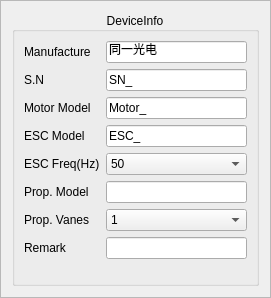
<?xml version="1.0" encoding="UTF-8"?>
<ui version="4.0">
 <class>DeviceInfoConfig</class>
 <widget class="QFrame" name="DeviceInfoConfig">
  <property name="geometry">
   <rect>
    <x>0</x>
    <y>0</y>
    <width>271</width>
    <height>298</height>
   </rect>
  </property>
  <property name="sizePolicy">
   <sizepolicy hsizetype="Minimum" vsizetype="Minimum">
    <horstretch>0</horstretch>
    <verstretch>0</verstretch>
   </sizepolicy>
  </property>
  <property name="windowTitle">
   <string>Frame</string>
  </property>
  <property name="frameShape">
   <enum>QFrame::StyledPanel</enum>
  </property>
  <property name="frameShadow">
   <enum>QFrame::Raised</enum>
  </property>
  <layout class="QVBoxLayout" name="verticalLayout">
   <property name="sizeConstraint">
    <enum>QLayout::SetMinimumSize</enum>
   </property>
   <item>
    <widget class="QGroupBox" name="groupBox">
     <property name="title">
      <string>DeviceInfo</string>
     </property>
     <property name="alignment">
      <set>Qt::AlignCenter</set>
     </property>
     <layout class="QFormLayout" name="formLayout">
      <property name="labelAlignment">
       <set>Qt::AlignLeading|Qt::AlignLeft|Qt::AlignVCenter</set>
      </property>
      <item row="0" column="0">
       <widget class="QLabel" name="label">
        <property name="text">
         <string>Manufacture</string>
        </property>
       </widget>
      </item>
      <item row="0" column="1">
       <widget class="QLineEdit" name="menufacture_LE">
        <property name="sizePolicy">
         <sizepolicy hsizetype="MinimumExpanding" vsizetype="Fixed">
          <horstretch>0</horstretch>
          <verstretch>0</verstretch>
         </sizepolicy>
        </property>
        <property name="text">
         <string>同一光电</string>
        </property>
       </widget>
      </item>
      <item row="1" column="0">
       <widget class="QLabel" name="label_2">
        <property name="text">
         <string>S.N</string>
        </property>
       </widget>
      </item>
      <item row="1" column="1">
       <widget class="QLineEdit" name="SN_LE">
        <property name="sizePolicy">
         <sizepolicy hsizetype="MinimumExpanding" vsizetype="Fixed">
          <horstretch>0</horstretch>
          <verstretch>0</verstretch>
         </sizepolicy>
        </property>
        <property name="text">
         <string>SN_</string>
        </property>
       </widget>
      </item>
      <item row="2" column="0">
       <widget class="QLabel" name="label_4">
        <property name="text">
         <string>Motor Model</string>
        </property>
       </widget>
      </item>
      <item row="2" column="1">
       <widget class="QLineEdit" name="motorModel_LE">
        <property name="sizePolicy">
         <sizepolicy hsizetype="MinimumExpanding" vsizetype="Fixed">
          <horstretch>0</horstretch>
          <verstretch>0</verstretch>
         </sizepolicy>
        </property>
        <property name="text">
         <string>Motor_</string>
        </property>
       </widget>
      </item>
      <item row="3" column="0">
       <widget class="QLabel" name="label_3">
        <property name="text">
         <string>ESC Model</string>
        </property>
       </widget>
      </item>
      <item row="3" column="1">
       <widget class="QLineEdit" name="ESCModel_LE">
        <property name="sizePolicy">
         <sizepolicy hsizetype="MinimumExpanding" vsizetype="Fixed">
          <horstretch>0</horstretch>
          <verstretch>0</verstretch>
         </sizepolicy>
        </property>
        <property name="text">
         <string>ESC_</string>
        </property>
       </widget>
      </item>
      <item row="4" column="0">
       <widget class="QLabel" name="label_6">
        <property name="text">
         <string>ESC Freq(Hz)</string>
        </property>
       </widget>
      </item>
      <item row="4" column="1">
       <widget class="QComboBox" name="ESCFreq_combox">
        <property name="sizePolicy">
         <sizepolicy hsizetype="MinimumExpanding" vsizetype="Fixed">
          <horstretch>0</horstretch>
          <verstretch>0</verstretch>
         </sizepolicy>
        </property>
        <item>
         <property name="text">
          <string>50</string>
         </property>
        </item>
        <item>
         <property name="text">
          <string>400</string>
         </property>
        </item>
       </widget>
      </item>
      <item row="5" column="0">
       <widget class="QLabel" name="label_5">
        <property name="text">
         <string>Prop. Model</string>
        </property>
       </widget>
      </item>
      <item row="5" column="1">
       <widget class="QLineEdit" name="propModel_LE">
        <property name="sizePolicy">
         <sizepolicy hsizetype="MinimumExpanding" vsizetype="Fixed">
          <horstretch>0</horstretch>
          <verstretch>0</verstretch>
         </sizepolicy>
        </property>
       </widget>
      </item>
      <item row="6" column="0">
       <widget class="QLabel" name="label_7">
        <property name="text">
         <string>Prop. Vanes</string>
        </property>
       </widget>
      </item>
      <item row="6" column="1">
       <widget class="QComboBox" name="propVanes_combox">
        <property name="sizePolicy">
         <sizepolicy hsizetype="MinimumExpanding" vsizetype="Fixed">
          <horstretch>0</horstretch>
          <verstretch>0</verstretch>
         </sizepolicy>
        </property>
        <item>
         <property name="text">
          <string>1</string>
         </property>
        </item>
        <item>
         <property name="text">
          <string>2</string>
         </property>
        </item>
        <item>
         <property name="text">
          <string>3</string>
         </property>
        </item>
        <item>
         <property name="text">
          <string>4</string>
         </property>
        </item>
        <item>
         <property name="text">
          <string>5</string>
         </property>
        </item>
        <item>
         <property name="text">
          <string>6</string>
         </property>
        </item>
        <item>
         <property name="text">
          <string>7</string>
         </property>
        </item>
       </widget>
      </item>
      <item row="7" column="0">
       <widget class="QLabel" name="label_8">
        <property name="text">
         <string>Remark</string>
        </property>
       </widget>
      </item>
      <item row="7" column="1">
       <widget class="QLineEdit" name="remark_LE">
        <property name="sizePolicy">
         <sizepolicy hsizetype="MinimumExpanding" vsizetype="Fixed">
          <horstretch>0</horstretch>
          <verstretch>0</verstretch>
         </sizepolicy>
        </property>
       </widget>
      </item>
     </layout>
    </widget>
   </item>
  </layout>
 </widget>
 <resources/>
 <connections/>
</ui>
